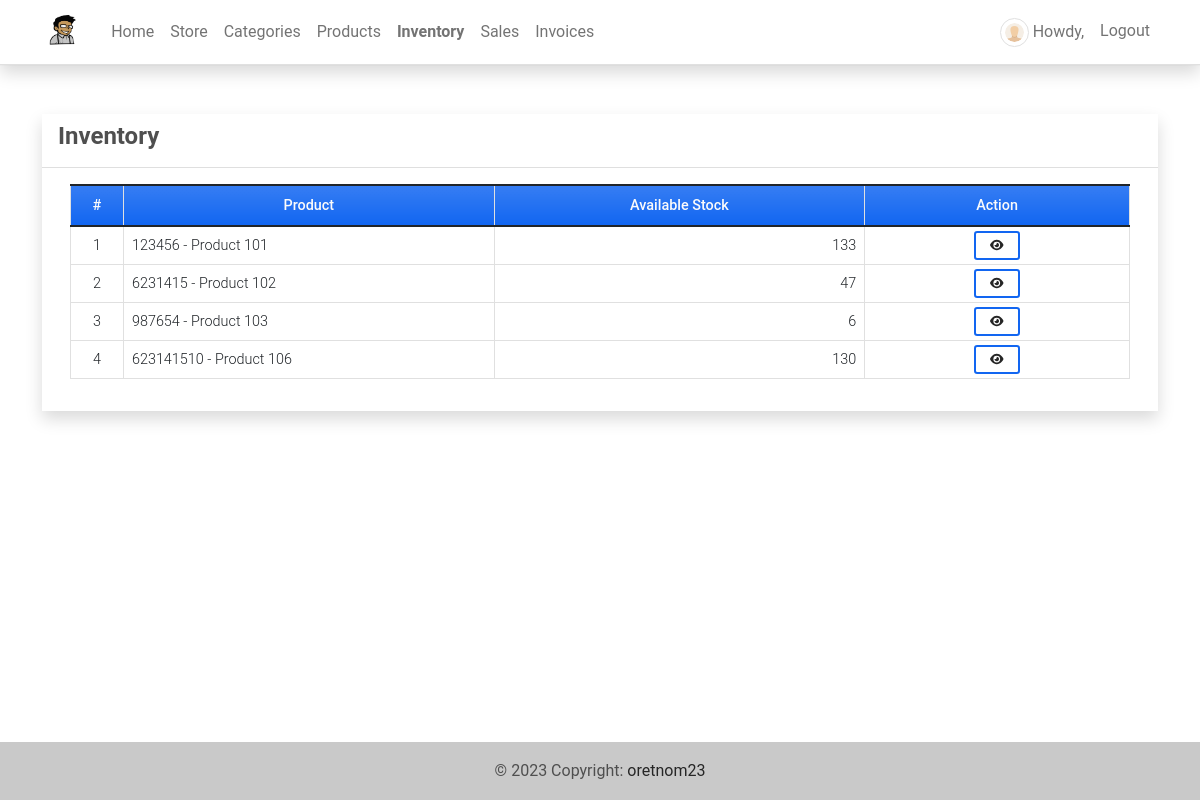
Screenshot of /inventory (signed in) with the database file from the repository.
### imsApp/models.py (models this page shows, shortened)
class Product(models.Model):
    code=models.CharField(max_length=100,blank=True, null=True)
    name=models.CharField(max_length=250,blank=True, null=True)
    description = models.TextField()
    price = models.FloatField(default=0)
    status = models.CharField(max_length=2, choices=(('1','Active'),('2','Inactive')), default=1)
    date_created = models.DateTimeField(default=timezone.now)
    date_updated = models.DateTimeField(auto_now=True)
    def __str__(self):
        return self.code + ' - ' + self.name
    def count_inventory(self):
        stocks = Stock.objects.filter(product = self)
        stockIn = 0
        stockOut = 0
        for stock in stocks:
            if stock.type == '1':
                stockIn = int(stockIn) + int(stock.quantity)
            else:
                stockOut = int(stockOut) + int(stock.quantity)
        available  = stockIn - stockOut
        return available

class Stock(models.Model):
    product = models.ForeignKey(Product, on_delete=models.CASCADE)
    quantity = models.FloatField(default=0)
    type = models.CharField(max_length=2,choices=(('1','Stock-in'),('2','Stock-Out')), default = 1)
    date_created = models.DateTimeField(default=timezone.now)
    date_updated = models.DateTimeField(auto_now=True)

### imsApp/auth.py (the view)
    def wrapper_function(request,*args,**kwargs):
        if request.user.is_superuser:
            return view_function(request,*args,**kwargs)
        else:
            return redirect('home-page')

### imsApp/auth.py (called while the page is built)
def admin_only(view_function):
    def wrapper_function(request,*args,**kwargs):
        if request.user.is_superuser:
            return view_function(request,*args,**kwargs)
        else:
            return redirect('home-page')
    return wrapper_function

### imsApp/views.py (called while the page is built)
@admin_only
@login_required
def inventory(request):
    context['page_title'] = 'Inventory'
    products = Product.objects.all()
    context['products'] = products
    return render(request, 'inventory.html', context)

### imsApp/templates/inventory.html (shortened to what this page needs)
{% extends 'base.html' %} {% load humanize %} {% block pageContent %}
<div class="col-lg-12 col-md-12 col-sm-12 col-xs-12">
    <div class="card card-default rounded-0 shadow ">
        <div class="card-header">
            <div class="d-flex w-100 align-items-center justify-content-between">
                <h4 class="card-title fw-bold">Inventory</h4>
            </div>
        </div>
        <div class="card-body">
            <div class="container-fluid">
                <table class="table table-bordered" id="product-list">
                    <colgroup>
                        <col width="5%">
                        <col width="35%">
                        <col width="35%">
                        <col width="25%">
                    </colgroup>
                    <thead>
                        <tr class="bg-gradient bg-primary bg-opacity-50 text-light">
                            <th class="px-2 py-2 text-center">#</th>
                            <th class="px-2 py-2 text-center">Product</th>
                            <th class="px-2 py-2 text-center">Available Stock</th>
                            <th class="px-2 py-2 text-center">Action</th>
                        </tr>
                    </thead>
                    <tbody>
                        {% for product in products %}
                        <tr>
                            <td class="px-2 py-1 align-middle text-center">{{ forloop.counter }}</td>
                            <td class="px-2 py-1 align-middle">{{ product }}</td>
                            <td class="px-2 py-1 align-middle text-end">{{ product.count_inventory }}</td>
                            <td class="px-2 py-1 align-middle text-center">
                                <a class="btn btn-outline-primary btn-sm" href="{% url 'inventory-history-page' product.pk %}" data-id="{{ product.pk }}" title="View History">
                                    <i class="fa fa-eye text-dark"></i>
                                </a>
                            </td>
                        </tr>
                        {% endfor %}
                    </tbody>
                </table>
            </div>
        </div>
    </div>
</div>
{% endblock pageContent %}

### static/assets/default/css/style.css (style rules this page uses)
html, body { height: 100%; width: 100%; max-height: 100%; overflow: auto; display: flex; flex-direction: column; }

### rows the page displays
Product: code+name "123456 - Product 101", count_inventory "133"
Product: code+name "6231415 - Product 102", count_inventory "47"
Product: code+name "987654 - Product 103", count_inventory "6"
Product: code+name "623141510 - Product 106", count_inventory "130"
